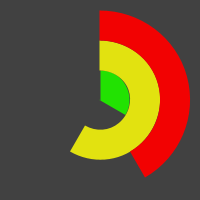
Frame 1 (no input)
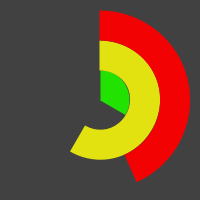
Frame 60 (the mouse pressed at the canvas centre just before this capture)
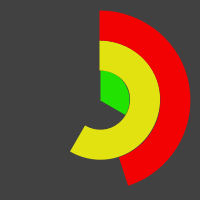
Frame 120 (the mouse held since frame 60 and released just before this capture)

The Processing sketch that drew these frames (run headless with seeded random() and noise(); from frame 60 on, the mouse is pressed at the canvas centre):

// Processing sketch: processing_80332
// ── processing_80332.pde


float w, h;
  
void setup() {
  size(200, 200);
  background(0);
   
  strokeCap(SQUARE);
  noFill();
  w = width / 2;
  h = height / 2;
}  
  
void draw() {
  background(65);

  noFill();
  strokeWeight(30);
  stroke(#22E202);
  if (hour()>12) hand(new PVector(w, h), 30, (hour()-12)*30);
  else hand(new PVector(w, h), 30, hour()*30);
  
  strokeWeight(30);
  stroke(#E2E210);
  hand(new PVector(w, h), 90, minute()*6);
  
  strokeWeight(30);
  stroke(#F20202);
  hand(new PVector(w, h), 150, second()*6);  
}
  
void hand(PVector loc, float radius, float angle){    
    arc(loc.x, loc.y, radius, radius, radians(-90), radians(angle-90));
}
